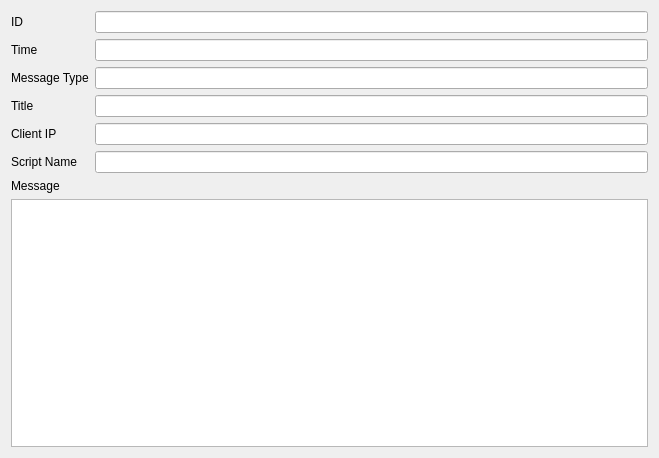
<?xml version="1.0" encoding="UTF-8"?>
<ui version="4.0">
 <class>Dialog</class>
 <widget class="QDialog" name="Dialog">
  <property name="geometry">
   <rect>
    <x>0</x>
    <y>0</y>
    <width>659</width>
    <height>458</height>
   </rect>
  </property>
  <property name="windowTitle">
   <string>Dialog</string>
  </property>
  <layout class="QFormLayout" name="formLayout">
   <item row="0" column="0">
    <widget class="QLabel" name="label">
     <property name="text">
      <string>ID</string>
     </property>
    </widget>
   </item>
   <item row="1" column="0">
    <widget class="QLabel" name="label_2">
     <property name="text">
      <string>Time</string>
     </property>
    </widget>
   </item>
   <item row="2" column="0">
    <widget class="QLabel" name="label_3">
     <property name="text">
      <string>Message Type</string>
     </property>
    </widget>
   </item>
   <item row="6" column="0">
    <widget class="QLabel" name="label_4">
     <property name="text">
      <string>Message</string>
     </property>
    </widget>
   </item>
   <item row="7" column="0" colspan="2">
    <widget class="QPlainTextEdit" name="text">
     <property name="sizePolicy">
      <sizepolicy hsizetype="Expanding" vsizetype="Expanding">
       <horstretch>1</horstretch>
       <verstretch>1</verstretch>
      </sizepolicy>
     </property>
     <property name="readOnly">
      <bool>true</bool>
     </property>
    </widget>
   </item>
   <item row="3" column="0">
    <widget class="QLabel" name="label_5">
     <property name="text">
      <string>Title</string>
     </property>
    </widget>
   </item>
   <item row="0" column="1">
    <widget class="QLineEdit" name="message_id">
     <property name="readOnly">
      <bool>true</bool>
     </property>
    </widget>
   </item>
   <item row="1" column="1">
    <widget class="QLineEdit" name="message_time">
     <property name="readOnly">
      <bool>true</bool>
     </property>
    </widget>
   </item>
   <item row="2" column="1">
    <widget class="QLineEdit" name="message_type">
     <property name="readOnly">
      <bool>true</bool>
     </property>
    </widget>
   </item>
   <item row="3" column="1">
    <widget class="QLineEdit" name="message_title">
     <property name="readOnly">
      <bool>true</bool>
     </property>
    </widget>
   </item>
   <item row="4" column="0">
    <widget class="QLabel" name="label_6">
     <property name="text">
      <string>Client IP</string>
     </property>
    </widget>
   </item>
   <item row="5" column="0">
    <widget class="QLabel" name="label_7">
     <property name="text">
      <string>Script Name</string>
     </property>
    </widget>
   </item>
   <item row="4" column="1">
    <widget class="QLineEdit" name="client_ip"/>
   </item>
   <item row="5" column="1">
    <widget class="QLineEdit" name="script_name">
     <property name="readOnly">
      <bool>true</bool>
     </property>
    </widget>
   </item>
  </layout>
 </widget>
 <resources/>
 <connections/>
</ui>
